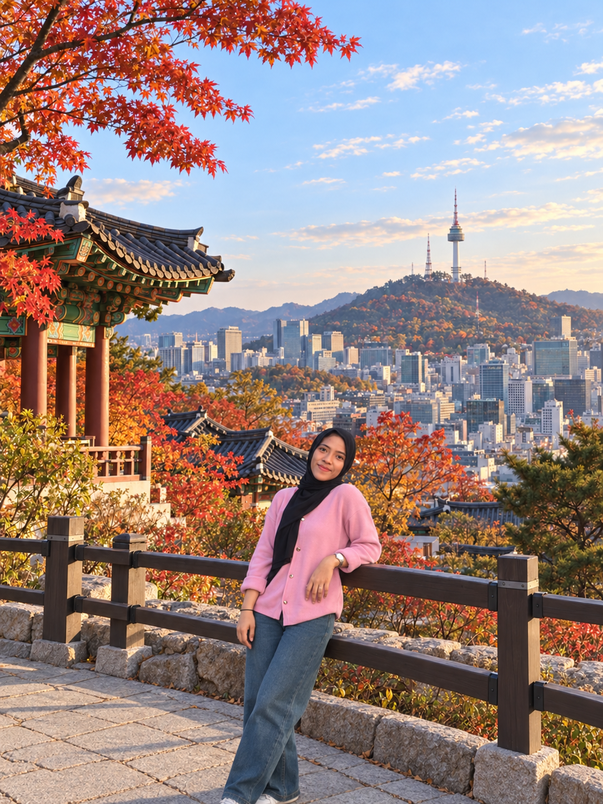
#> input picture gambar.png, 603 x 804 px, shrunk from 1086 x 1448 before the run
$ python 2c_zoom_minus.py
#> lines starting #> are read from the running program, lines starting #| are printed output that depends on the picture
#> in main, citra_asli is the input picture: shape (804, 603, 3); mean R, G, B 151.4, 131.4, 128.3
# pyright: reportUnknownMemberType=false

from pathlib import Path

import imageio.v3 as img
import matplotlib.pyplot as plt
import numpy as np
from numpy.typing import NDArray


def zoom_minus(
    citra: NDArray[np.uint8],
    faktor: float = 0.5
) -> NDArray[np.uint8]:
#> called with faktor = 0.5
    if not np.isfinite(faktor) or not 0 < faktor < 1:
        raise ValueError(
            "Faktor zoom minus harus lebih dari 0 dan kurang dari 1."
        )

    tinggi, lebar = citra.shape[:2]
#> tinggi = 804; lebar = 603

    tinggi_baru = max(1, int(tinggi * faktor))
#> tinggi_baru = 402
    lebar_baru = max(1, int(lebar * faktor))
#> lebar_baru = 301

    # Pilih piksel sumber menggunakan nearest neighbor.
    sumber_y = np.minimum(
        (np.arange(tinggi_baru) / faktor).astype(int),
        tinggi - 1
    )
#> sumber_y = 402 values from 0 to 802

    sumber_x = np.minimum(
        (np.arange(lebar_baru) / faktor).astype(int),
        lebar - 1
    )
#> sumber_x = 301 values from 0 to 600

    return citra[
        sumber_y[:, None],
        sumber_x[None, :]
    ].copy()
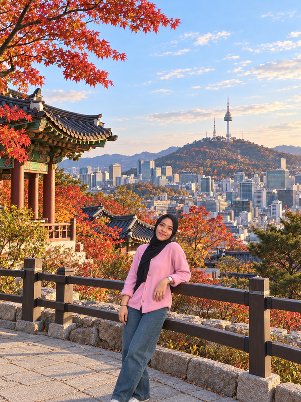
#> returned value: shape (402, 301, 3); mean of channels 0, 1, 2 151.4, 131.3, 128.2; drawn as R, G, B


def main() -> None:
    folder = Path(__file__).resolve().parent
    file_gambar = folder / "gambar.png"

    if not file_gambar.exists():
        raise FileNotFoundError(
            "Letakkan gambar.png di folder yang sama "
            "dengan 2c_zoom_minus.py."
        )

    citra_asli = np.asarray(
        img.imread(file_gambar, mode="RGB"),
        dtype=np.uint8
    )

    faktor = 0.5
    citra_hasil = zoom_minus(citra_asli, faktor)

    folder_hasil = folder / "hasil_2c"
    folder_hasil.mkdir(exist_ok=True)

    img.imwrite(
        folder_hasil / "hasil_zoom_minus.png",
        citra_hasil
    )

    tinggi, lebar = citra_asli.shape[:2]
#> tinggi = 804; lebar = 603
    tinggi_baru, lebar_baru = citra_hasil.shape[:2]
#> tinggi_baru = 402; lebar_baru = 301

    fig, axes = plt.subplots(2, 1, figsize=(12, 8))

    axes[0].imshow(citra_asli)
    axes[0].set_title(
        f"Citra Asli — {lebar} x {tinggi} Piksel"
    )

    axes[1].imshow(citra_hasil)
    axes[1].set_title(
        f"Zoom Minus 0,5 Kali — "
        f"{lebar_baru} x {tinggi_baru} Piksel"
    )

    # Gunakan rentang koordinat yang sama agar pengecilan terlihat.
    for ax in axes:
        ax.set_xlim(-0.5, lebar - 0.5)
        ax.set_ylim(tinggi - 0.5, -0.5)
        ax.set_aspect("equal")
        ax.axis("off")

    fig.tight_layout()

    fig.savefig(
        folder_hasil / "perbandingan_zoom_minus.png",
        dpi=150
    )
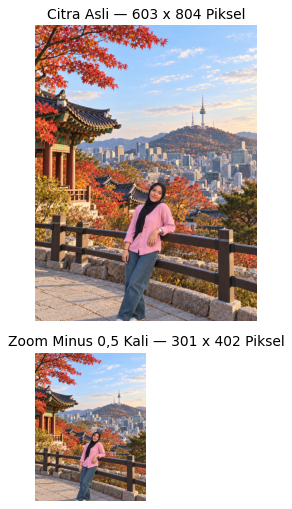
#> figure drawn by matplotlib, 2 panels

    print("Zoom minus berhasil.")
    print(f"Ukuran asli : {lebar} x {tinggi} piksel")
#| Ukuran asli : 603 x 804 piksel
    print(f"Ukuran hasil: {lebar_baru} x {tinggi_baru} piksel")
#| Ukuran hasil: 301 x 402 piksel
    print("Hasil disimpan di:", folder_hasil)

    plt.show()


if __name__ == "__main__":
    main()
